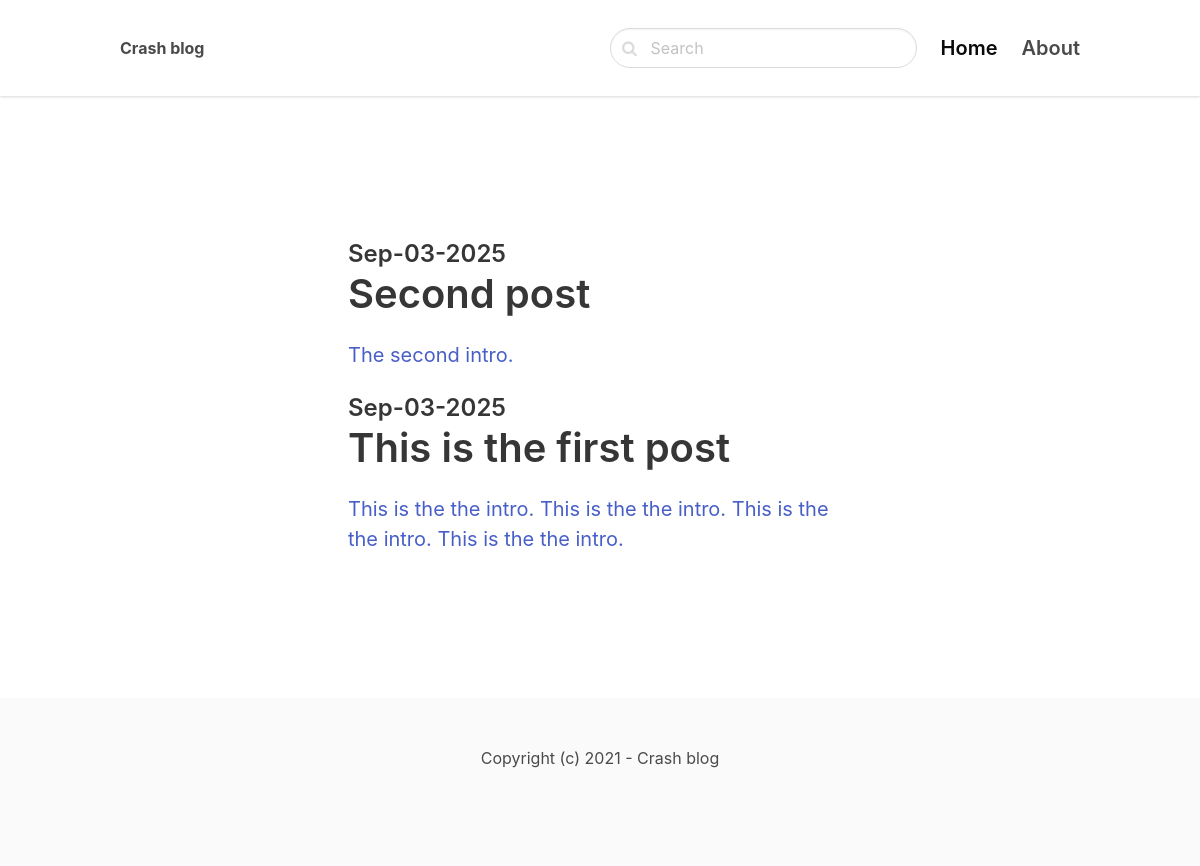
/, run on an earlier commit of the app's database.
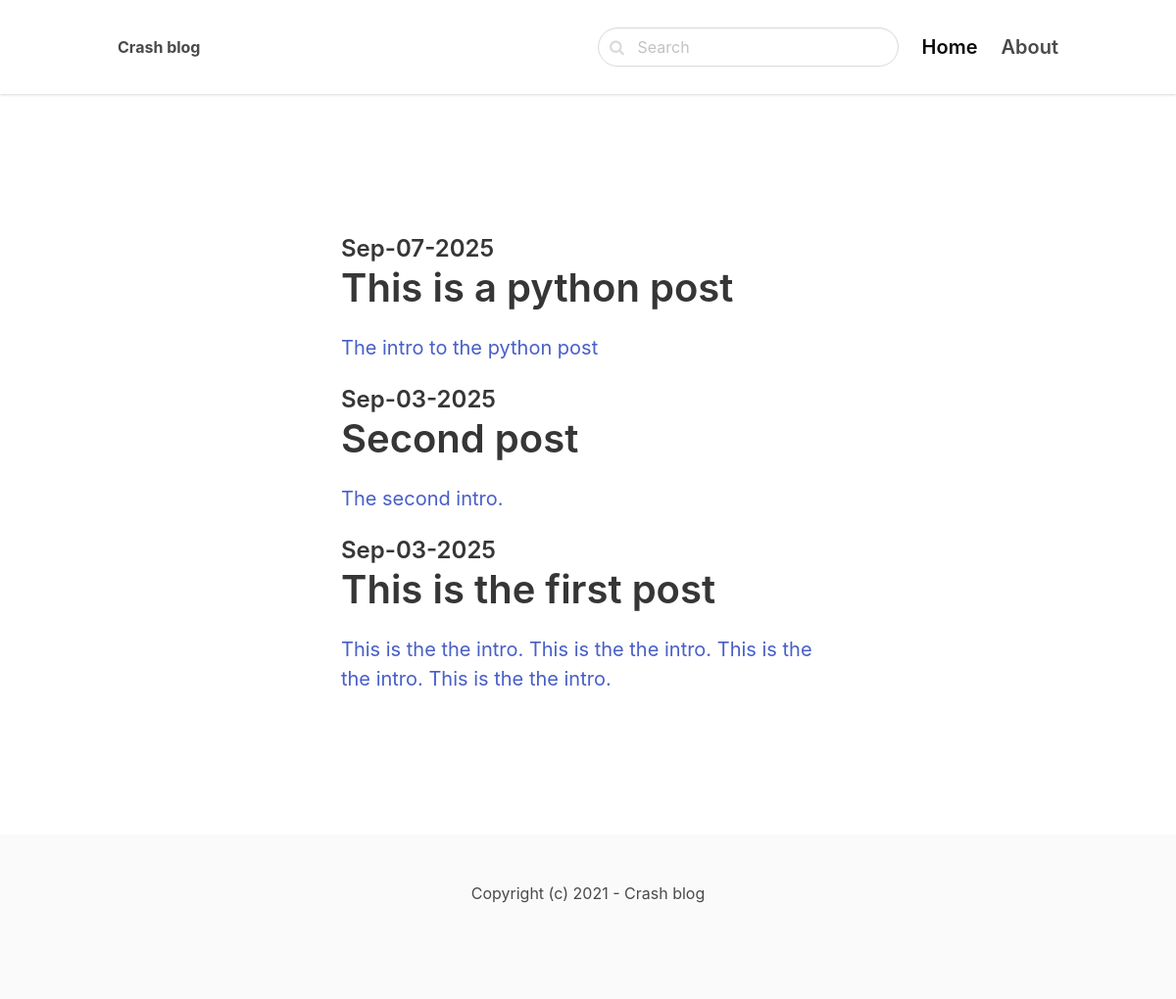
And on a later commit of the database.
### blog/models.py (models this page shows, shortened)
class Post(models.Model):
    ACTIVE = 'active'
    DRAFT = 'draft'
    CHOICES_STATUS = (
        (ACTIVE, 'Active'),
        (DRAFT, 'Draft')
    )
    category = models.ForeignKey(Category, related_name='posts', on_delete=models.CASCADE)
    title = models.CharField(max_length=255)
    slug = models.SlugField()
    intro = models.TextField()
    body = models.TextField()
    created_at = models.DateTimeField(auto_now_add=True)
    status = models.CharField(max_length=10, choices=CHOICES_STATUS, default=ACTIVE)
    image = models.ImageField(upload_to='uploads/', blank=True, null=True)
    class Meta:
        ordering = ('-created_at',) # decending order of created_at

### core/views.py (the view)
# urls.py: path('', frontpage, name='frontpage'),
def frontpage(request):
    posts = Post.objects.filter(status=Post.ACTIVE) # get filtered posts from database
    return render(request, 'core/frontpage.html', {'posts': posts}) # dictionary makes posts available on the front end

### core/templates/core/frontpage.html (shortened to what this page needs)
{% extends 'core/base.html' %}
{% block content %}
    <section class="hero">
        <div class="hero-body">
            <div class="container">
                <section class="section">
                    <div class="columns">
                        <div class="column is-8 is-offset-2">
                            {% for post in posts %}
                                <div class="content is-medium">
                                    <a href="{% url 'post_detail' post.slug %}">
                                        <h2 class="subtitle is-4">{{ post.created_at|date:'M-d-Y' }}</h2>
                                        <h1 class="title">{{ post.title }}</h1>
                                        <p>{{ post.intro }}</p>
                                    </a>
                                </div>
                            {% endfor %}
                        </div>
                    </div>
                </section>
            </div>
        </div>
    </section>
{% endblock %}

What changed in the data, as far as the page shows it:
added Post: created_at "Sep-07-2025", title "This is a python post", intro "The intro to the python post"
